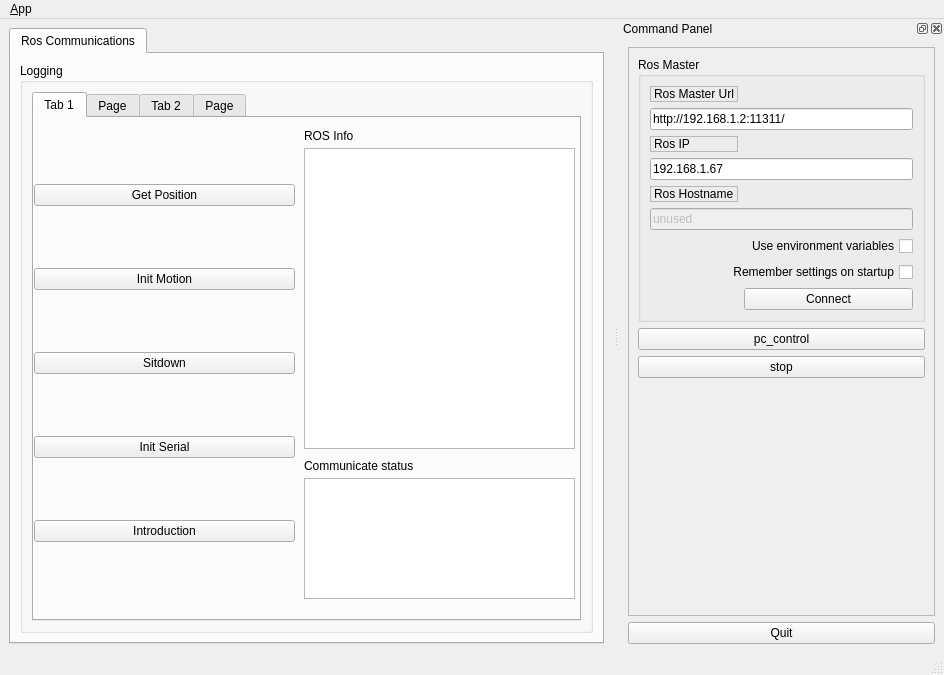
<?xml version="1.0" encoding="UTF-8"?>
<ui version="4.0">
 <class>MainWindowDesign</class>
 <widget class="QMainWindow" name="MainWindowDesign">
  <property name="geometry">
   <rect>
    <x>0</x>
    <y>0</y>
    <width>944</width>
    <height>675</height>
   </rect>
  </property>
  <property name="windowTitle">
   <string>QRosApp</string>
  </property>
  <property name="windowIcon">
   <iconset resource="../resources/images.qrc">
    <normaloff>:/images/icon.png</normaloff>:/images/icon.png</iconset>
  </property>
  <property name="locale">
   <locale language="English" country="Australia"/>
  </property>
  <widget class="QWidget" name="centralwidget">
   <layout class="QHBoxLayout">
    <item>
     <widget class="QTabWidget" name="tab_manager">
      <property name="minimumSize">
       <size>
        <width>100</width>
        <height>0</height>
       </size>
      </property>
      <property name="locale">
       <locale language="English" country="Australia"/>
      </property>
      <property name="currentIndex">
       <number>0</number>
      </property>
      <widget class="QWidget" name="tab_status">
       <attribute name="title">
        <string>Ros Communications</string>
       </attribute>
       <layout class="QVBoxLayout" name="verticalLayout_2">
        <item>
         <widget class="QGroupBox" name="groupBox_12">
          <property name="sizePolicy">
           <sizepolicy hsizetype="MinimumExpanding" vsizetype="Preferred">
            <horstretch>0</horstretch>
            <verstretch>0</verstretch>
           </sizepolicy>
          </property>
          <property name="title">
           <string>Logging</string>
          </property>
          <layout class="QGridLayout" name="gridLayout_3">
           <item row="0" column="0">
            <widget class="QTabWidget" name="tabWidget">
             <property name="currentIndex">
              <number>0</number>
             </property>
             <widget class="QWidget" name="tab">
              <attribute name="title">
               <string>Tab 1</string>
              </attribute>
              <widget class="QWidget" name="gridLayoutWidget">
               <property name="geometry">
                <rect>
                 <x>0</x>
                 <y>10</y>
                 <width>261</width>
                 <height>471</height>
                </rect>
               </property>
               <layout class="QGridLayout" name="gridLayout_2">
                <item row="2" column="0">
                 <widget class="QPushButton" name="btnSitdown">
                  <property name="text">
                   <string>Sitdown</string>
                  </property>
                 </widget>
                </item>
                <item row="3" column="0">
                 <widget class="QPushButton" name="btnInitSerial">
                  <property name="text">
                   <string>Init Serial</string>
                  </property>
                 </widget>
                </item>
                <item row="4" column="0">
                 <widget class="QPushButton" name="btnIntroTask">
                  <property name="text">
                   <string>Introduction</string>
                  </property>
                 </widget>
                </item>
                <item row="1" column="0">
                 <widget class="QPushButton" name="btnInitMotion">
                  <property name="text">
                   <string>Init Motion</string>
                  </property>
                 </widget>
                </item>
                <item row="0" column="0">
                 <widget class="QPushButton" name="GetPosition">
                  <property name="text">
                   <string>Get Position</string>
                  </property>
                 </widget>
                </item>
               </layout>
              </widget>
              <widget class="QListView" name="view_logging">
               <property name="enabled">
                <bool>true</bool>
               </property>
               <property name="geometry">
                <rect>
                 <x>270</x>
                 <y>30</y>
                 <width>271</width>
                 <height>301</height>
                </rect>
               </property>
              </widget>
              <widget class="QListView" name="view_status">
               <property name="enabled">
                <bool>true</bool>
               </property>
               <property name="geometry">
                <rect>
                 <x>270</x>
                 <y>360</y>
                 <width>271</width>
                 <height>121</height>
                </rect>
               </property>
              </widget>
              <widget class="QLabel" name="label_rosinfo">
               <property name="geometry">
                <rect>
                 <x>270</x>
                 <y>10</y>
                 <width>59</width>
                 <height>15</height>
                </rect>
               </property>
               <property name="text">
                <string>ROS Info</string>
               </property>
              </widget>
              <widget class="QLabel" name="label_communicate">
               <property name="geometry">
                <rect>
                 <x>270</x>
                 <y>340</y>
                 <width>141</width>
                 <height>16</height>
                </rect>
               </property>
               <property name="text">
                <string>Communicate status</string>
               </property>
              </widget>
             </widget>
             <widget class="QWidget" name="tab_3">
              <attribute name="title">
               <string>Page</string>
              </attribute>
              <widget class="QDial" name="dial_2">
               <property name="geometry">
                <rect>
                 <x>0</x>
                 <y>0</y>
                 <width>111</width>
                 <height>111</height>
                </rect>
               </property>
               <property name="cursor">
                <cursorShape>PointingHandCursor</cursorShape>
               </property>
               <property name="mouseTracking">
                <bool>false</bool>
               </property>
               <property name="focusPolicy">
                <enum>Qt::WheelFocus</enum>
               </property>
               <property name="acceptDrops">
                <bool>false</bool>
               </property>
               <property name="autoFillBackground">
                <bool>false</bool>
               </property>
               <property name="minimum">
                <number>1</number>
               </property>
               <property name="maximum">
                <number>4095</number>
               </property>
               <property name="sliderPosition">
                <number>1</number>
               </property>
               <property name="tracking">
                <bool>false</bool>
               </property>
               <property name="orientation">
                <enum>Qt::Horizontal</enum>
               </property>
               <property name="invertedAppearance">
                <bool>false</bool>
               </property>
               <property name="invertedControls">
                <bool>false</bool>
               </property>
               <property name="wrapping">
                <bool>false</bool>
               </property>
               <property name="notchTarget">
                <double>20.000000000000000</double>
               </property>
               <property name="notchesVisible">
                <bool>true</bool>
               </property>
              </widget>
              <widget class="QLCDNumber" name="lcdNumber">
               <property name="geometry">
                <rect>
                 <x>0</x>
                 <y>110</y>
                 <width>101</width>
                 <height>41</height>
                </rect>
               </property>
               <property name="frameShape">
                <enum>QFrame::NoFrame</enum>
               </property>
               <property name="frameShadow">
                <enum>QFrame::Plain</enum>
               </property>
               <property name="smallDecimalPoint">
                <bool>false</bool>
               </property>
               <property name="digitCount">
                <number>4</number>
               </property>
               <property name="segmentStyle">
                <enum>QLCDNumber::Flat</enum>
               </property>
               <property name="intValue" stdset="0">
                <number>1</number>
               </property>
              </widget>
              <widget class="QPushButton" name="btnIntro">
               <property name="geometry">
                <rect>
                 <x>100</x>
                 <y>170</y>
                 <width>80</width>
                 <height>23</height>
                </rect>
               </property>
               <property name="text">
                <string>Intro</string>
               </property>
              </widget>
             </widget>
             <widget class="QWidget" name="tab_2">
              <attribute name="title">
               <string>Tab 2</string>
              </attribute>
             </widget>
             <widget class="QWidget" name="tab_4">
              <attribute name="title">
               <string>Page</string>
              </attribute>
             </widget>
            </widget>
           </item>
          </layout>
         </widget>
        </item>
       </layout>
      </widget>
     </widget>
    </item>
   </layout>
  </widget>
  <widget class="QMenuBar" name="menubar">
   <property name="geometry">
    <rect>
     <x>0</x>
     <y>0</y>
     <width>944</width>
     <height>20</height>
    </rect>
   </property>
   <widget class="QMenu" name="menu_File">
    <property name="title">
     <string>&amp;App</string>
    </property>
    <addaction name="action_Preferences"/>
    <addaction name="separator"/>
    <addaction name="actionAbout"/>
    <addaction name="actionAbout_Qt"/>
    <addaction name="separator"/>
    <addaction name="action_Quit"/>
    <addaction name="separator"/>
    <addaction name="actionCMD"/>
   </widget>
   <addaction name="menu_File"/>
  </widget>
  <widget class="QStatusBar" name="statusbar"/>
  <widget class="QDockWidget" name="dock_status">
   <property name="enabled">
    <bool>true</bool>
   </property>
   <property name="sizePolicy">
    <sizepolicy hsizetype="Minimum" vsizetype="Preferred">
     <horstretch>0</horstretch>
     <verstretch>0</verstretch>
    </sizepolicy>
   </property>
   <property name="minimumSize">
    <size>
     <width>325</width>
     <height>546</height>
    </size>
   </property>
   <property name="allowedAreas">
    <set>Qt::RightDockWidgetArea</set>
   </property>
   <property name="windowTitle">
    <string>Command Panel</string>
   </property>
   <attribute name="dockWidgetArea">
    <number>2</number>
   </attribute>
   <widget class="QWidget" name="dockWidgetContents_2">
    <layout class="QVBoxLayout" name="verticalLayout">
     <item>
      <widget class="QFrame" name="frame">
       <property name="sizePolicy">
        <sizepolicy hsizetype="Minimum" vsizetype="Preferred">
         <horstretch>0</horstretch>
         <verstretch>0</verstretch>
        </sizepolicy>
       </property>
       <property name="frameShape">
        <enum>QFrame::StyledPanel</enum>
       </property>
       <property name="frameShadow">
        <enum>QFrame::Raised</enum>
       </property>
       <layout class="QVBoxLayout" name="verticalLayout_3">
        <item>
         <widget class="QGroupBox" name="groupBox">
          <property name="title">
           <string>Ros Master</string>
          </property>
          <layout class="QGridLayout" name="gridLayout">
           <item row="0" column="0">
            <widget class="QLabel" name="label">
             <property name="frameShape">
              <enum>QFrame::StyledPanel</enum>
             </property>
             <property name="frameShadow">
              <enum>QFrame::Raised</enum>
             </property>
             <property name="text">
              <string>Ros Master Url</string>
             </property>
            </widget>
           </item>
           <item row="1" column="0" colspan="2">
            <widget class="QLineEdit" name="line_edit_master">
             <property name="text">
              <string>http://192.168.1.2:11311/</string>
             </property>
            </widget>
           </item>
           <item row="2" column="0">
            <widget class="QLabel" name="label_2">
             <property name="frameShape">
              <enum>QFrame::StyledPanel</enum>
             </property>
             <property name="frameShadow">
              <enum>QFrame::Raised</enum>
             </property>
             <property name="text">
              <string>Ros IP</string>
             </property>
            </widget>
           </item>
           <item row="3" column="0" colspan="2">
            <widget class="QLineEdit" name="line_edit_host">
             <property name="text">
              <string>192.168.1.67</string>
             </property>
            </widget>
           </item>
           <item row="4" column="0">
            <widget class="QLabel" name="label_3">
             <property name="frameShape">
              <enum>QFrame::StyledPanel</enum>
             </property>
             <property name="frameShadow">
              <enum>QFrame::Raised</enum>
             </property>
             <property name="text">
              <string>Ros Hostname</string>
             </property>
            </widget>
           </item>
           <item row="5" column="0" colspan="2">
            <widget class="QLineEdit" name="line_edit_topic">
             <property name="enabled">
              <bool>false</bool>
             </property>
             <property name="text">
              <string>unused</string>
             </property>
            </widget>
           </item>
           <item row="6" column="0" colspan="2">
            <widget class="QCheckBox" name="checkbox_use_environment">
             <property name="layoutDirection">
              <enum>Qt::RightToLeft</enum>
             </property>
             <property name="text">
              <string>Use environment variables</string>
             </property>
            </widget>
           </item>
           <item row="7" column="0" colspan="2">
            <widget class="QCheckBox" name="checkbox_remember_settings">
             <property name="layoutDirection">
              <enum>Qt::RightToLeft</enum>
             </property>
             <property name="text">
              <string>Remember settings on startup</string>
             </property>
            </widget>
           </item>
           <item row="8" column="1">
            <widget class="QPushButton" name="button_connect">
             <property name="enabled">
              <bool>true</bool>
             </property>
             <property name="sizePolicy">
              <sizepolicy hsizetype="MinimumExpanding" vsizetype="Fixed">
               <horstretch>0</horstretch>
               <verstretch>0</verstretch>
              </sizepolicy>
             </property>
             <property name="toolTip">
              <string>Set the target to the current joint trajectory state.</string>
             </property>
             <property name="statusTip">
              <string>Clear all waypoints and set the target to the current joint trajectory state.</string>
             </property>
             <property name="text">
              <string>Connect</string>
             </property>
            </widget>
           </item>
          </layout>
         </widget>
        </item>
        <item>
         <widget class="QPushButton" name="pushButton">
          <property name="text">
           <string>pc_control</string>
          </property>
         </widget>
        </item>
        <item>
         <widget class="QPushButton" name="pushButton_2">
          <property name="text">
           <string>stop</string>
          </property>
         </widget>
        </item>
        <item>
         <spacer name="verticalSpacer_3">
          <property name="orientation">
           <enum>Qt::Vertical</enum>
          </property>
          <property name="sizeHint" stdset="0">
           <size>
            <width>20</width>
            <height>233</height>
           </size>
          </property>
         </spacer>
        </item>
       </layout>
      </widget>
     </item>
     <item>
      <widget class="QPushButton" name="quit_button">
       <property name="sizePolicy">
        <sizepolicy hsizetype="MinimumExpanding" vsizetype="Fixed">
         <horstretch>0</horstretch>
         <verstretch>0</verstretch>
        </sizepolicy>
       </property>
       <property name="text">
        <string>Quit</string>
       </property>
      </widget>
     </item>
    </layout>
   </widget>
  </widget>
  <action name="action_Quit">
   <property name="text">
    <string>&amp;Quit</string>
   </property>
   <property name="shortcut">
    <string>Ctrl+Q</string>
   </property>
   <property name="shortcutContext">
    <enum>Qt::ApplicationShortcut</enum>
   </property>
  </action>
  <action name="action_Preferences">
   <property name="text">
    <string>&amp;Preferences</string>
   </property>
  </action>
  <action name="actionAbout">
   <property name="text">
    <string>&amp;About</string>
   </property>
  </action>
  <action name="actionAbout_Qt">
   <property name="text">
    <string>About &amp;Qt</string>
   </property>
  </action>
  <action name="actionCMD">
   <property name="text">
    <string>CMD</string>
   </property>
  </action>
 </widget>
 <resources>
  <include location="../resources/images.qrc"/>
 </resources>
 <connections>
  <connection>
   <sender>action_Quit</sender>
   <signal>triggered()</signal>
   <receiver>MainWindowDesign</receiver>
   <slot>close()</slot>
   <hints>
    <hint type="sourcelabel">
     <x>-1</x>
     <y>-1</y>
    </hint>
    <hint type="destinationlabel">
     <x>399</x>
     <y>299</y>
    </hint>
   </hints>
  </connection>
  <connection>
   <sender>quit_button</sender>
   <signal>clicked()</signal>
   <receiver>MainWindowDesign</receiver>
   <slot>close()</slot>
   <hints>
    <hint type="sourcelabel">
     <x>934</x>
     <y>643</y>
    </hint>
    <hint type="destinationlabel">
     <x>469</x>
     <y>299</y>
    </hint>
   </hints>
  </connection>
  <connection>
   <sender>dial_2</sender>
   <signal>valueChanged(int)</signal>
   <receiver>lcdNumber</receiver>
   <slot>display(int)</slot>
   <hints>
    <hint type="sourcelabel">
     <x>120</x>
     <y>181</y>
    </hint>
    <hint type="destinationlabel">
     <x>129</x>
     <y>267</y>
    </hint>
   </hints>
  </connection>
  <connection>
   <sender>dial_2</sender>
   <signal>sliderMoved(int)</signal>
   <receiver>lcdNumber</receiver>
   <slot>display(int)</slot>
   <hints>
    <hint type="sourcelabel">
     <x>82</x>
     <y>190</y>
    </hint>
    <hint type="destinationlabel">
     <x>114</x>
     <y>268</y>
    </hint>
   </hints>
  </connection>
 </connections>
</ui>
